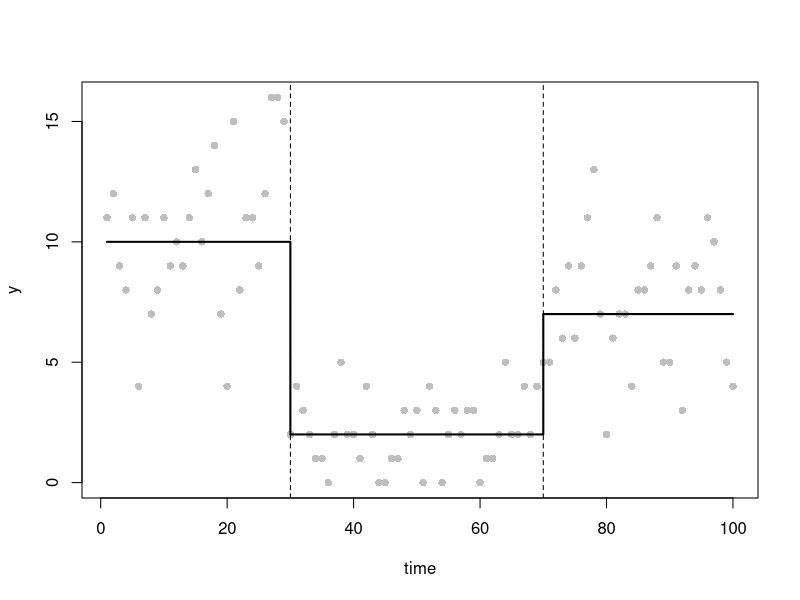
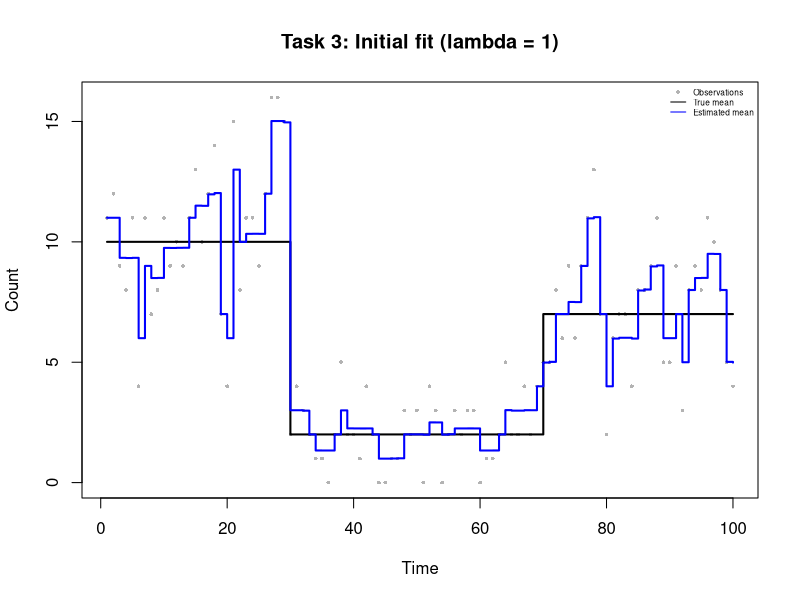
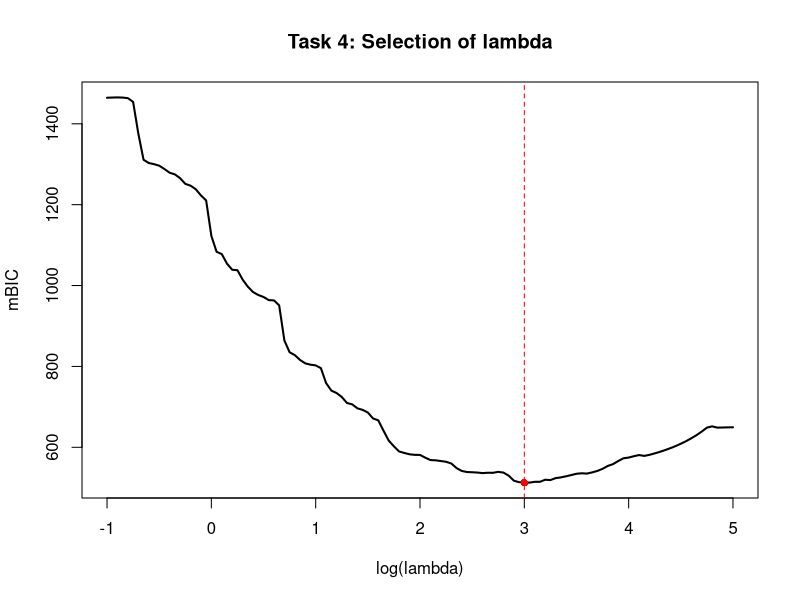
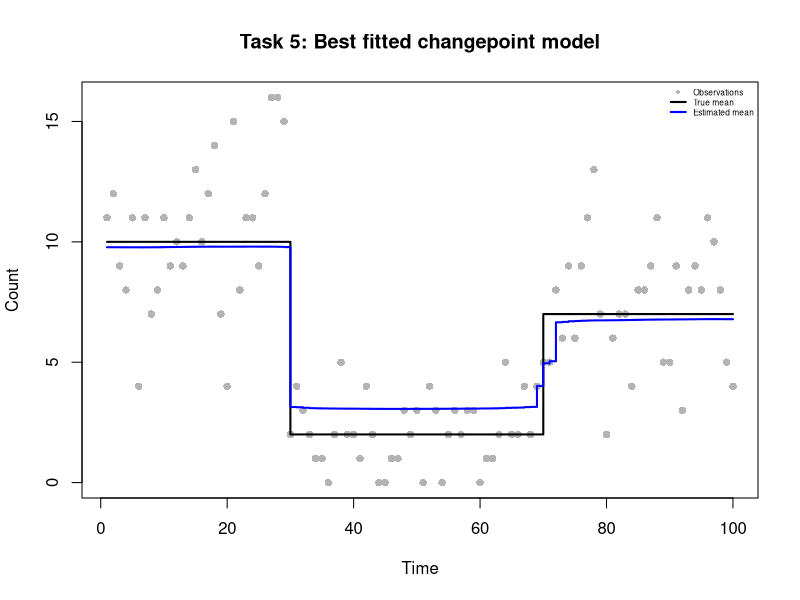
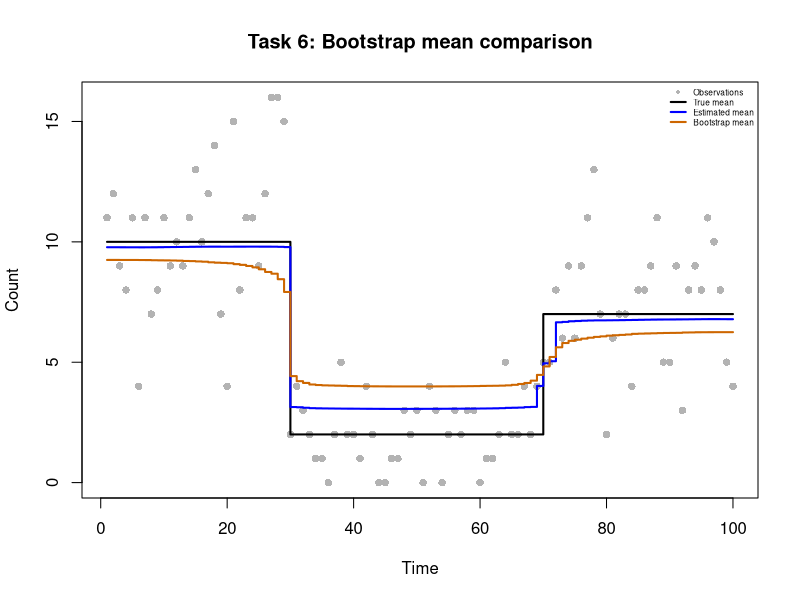
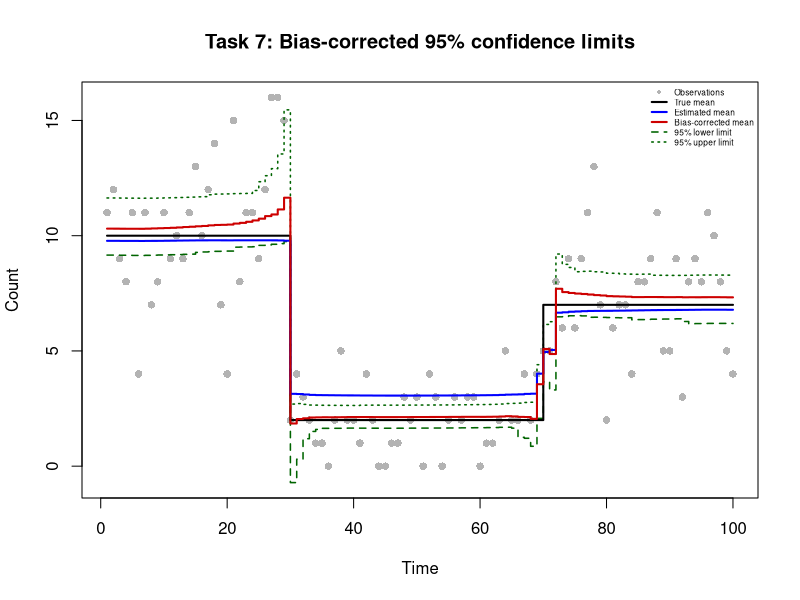

These figures' R source, in order:
# Practical 3: Poisson Changepoint Model
# GitHub repository: https://github.com/tttraveller/Extended-statistics-pratical_1-.git
#
# Group number: 36
# Group member contributions:
# Lianjie Wu(s2970562): Tasks 1-3
#   Data simulation, smoothed LASSO objective and derivatives,
#   finite-difference verification, and initial BFGS fitting.
# Sicheng Liang(s2956212): Tasks 4-5
#   mBIC-based penalty selection, optimal model refitting,
#   and changepoint estimation.
# Josie Zhuo(s2959889): Tasks 6-7
#   Parametric bootstrap, bias correction, confidence intervals,
#   and final visualisation.
# All members participated in code review, testing, and integration.

#Task 1: Simulate data from a poisson changepoint model
set.seed(12345)
n <- 100
time <- 1:n

tau_true <- c(1, 30, 70, n+1)  ## cpt positions (with tau_0 and tau_{m+1})
m_true <- length(tau_true)-2  ## number of cpts (m)
theta_true <- c(10, 2, 7)  ## segment parameters (theta_1, theta_2, theta_3)

mu_true <- numeric(n)  ## mean function

for(i in seq_along(theta_true))
  mu_true[tau_true[i]:(tau_true[i+1]-1)] <- theta_true[i]
y <- rpois(n, lambda = mu_true)  ## simulate data y

# plot the observations, true mean and changepoint locations
plot(time, y, pch = 16, col = "grey")
lines(mu_true, col="black", lwd=2, type ="s")
abline(v = tau_true[-c(1,length(tau_true))], lty="dashed")

#Task 2: Smoothed LASSO objective and its derivatives

# Compute the penalised negative Poisson log-likelihood
# The cumulative sum of beta gives the log-mean at each time point
# Only beta[2:n]is penalised, since beta[1] is the baseline
poission_lasso_objective <- function(beta, y, lambda = 1, eps = 1e-6) {
  eta <- cumsum(beta)
  mu <- exp(eta)
  neg_loglik <- sum(mu - y * eta + lgamma(y + 1))
  penalty <- lambda * sum(sqrt(beta[-1L]^2 + eps))
  neg_loglik + penalty
}

# Compute the gradient of the penalised objective
# Reverse cumulative sums compute the negative log-likelihood gradient
# The smoothed LASSO derivative is added for beta[2:n]
poission_lasso_grad <- function(beta, y, lambda = 1, eps = 1e-6) {
  mu <- exp(cumsum(beta))
  gradient <- rev(cumsum(rev(mu - y)))
  gradient[-1L] <- gradient[-1L] +
    lambda * beta[-1L] / sqrt(beta[-1L]^2 + eps)
  gradient
}

# Compute the Hessian matrix of the penalised objective
# Each likelihood entry sums mu from max(i,j) to n
poission_lasso_hess <- function(beta, y, lambda = 1, eps = 1e-6) {
  p <- length(beta)
  mu <- exp(cumsum(beta))
  tail_mu <- rev(cumsum(rev(mu)))
  max_index <- outer(seq_len(p), seq_len(p), FUN = pmax)
  H <- matrix(tail_mu[as.vector(max_index)], nrow = p, ncol = p)
  j <- seq.int(2L, p)
  H[cbind(j, j)] <- H[cbind(j, j)] +
    lambda * eps / (beta[j]^2 + eps)^(3 / 2)
  H
}

# Check the analytical derivatives using central finite differences
# Start from a constant-mean model with no initial changepoints
beta_start <- c(log(mean(y)), rep(0, n - 1L))

# Test the baseline and three selected change parameters
check_idx <- c(1L, 30L, 70L, 100L)
h <- 1e-6

# Approximate the gradient using difference in objective values
numeric_grad <- sapply(check_idx, function(j) {
  bp <- beta_start
  bm <- beta_start
  bp[j] <- bp[j] + h
  bm[j] <- bm[j] - h
  (poission_lasso_objective(bp, y) -
      poission_lasso_objective(bm, y)) / (2 * h)
})
analytic_grad <- poission_lasso_grad(beta_start, y)
grad_error <- max(abs(numeric_grad - analytic_grad[check_idx]))

# Approximate Hessian columns using differences in gradients
numeric_hess_cols <- sapply(check_idx, function(j) {
  bp <- beta_start
  bm <- beta_start
  bp[j] <- bp[j] + h
  bm[j] <- bm[j] - h
  (poission_lasso_grad(bp, y) - poission_lasso_grad(bm, y)) / (2 * h)
})
analytic_hess <- poission_lasso_hess(beta_start, y)
hess_error <- max(abs(numeric_hess_cols - analytic_hess[, check_idx]))

# Report the largest errors and stop if they exceed tolerance
cat("Finite-difference gradient max error:", grad_error, "\n")
cat("Finite-difference Hessian max error:", hess_error, "\n")
stopifnot(grad_error < 1e-3, hess_error < 1e-2)


# Task 3: Initial model fitting with lambda=1

# Fit the penalised Poisson model using BFGS
# If optimisation fails to converge, restart from the last estimate
# with an increased iteration limit
fit_poisson <- function(y, lambda, start) {
  fit <- optim(par = start,
               fn = poission_lasso_objective,
               gr = poission_lasso_grad,
               y = y, lambda = lambda, eps = 1e-6,
               method = "BFGS",
               control = list(maxit = 2000, reltol = 1e-9))
  if (fit$convergence != 0L) {
    fit <- optim(par = fit$par,
                 fn = poission_lasso_objective,
                 gr = poission_lasso_grad,
                 y = y, lambda = lambda, eps = 1e-6,
                 method = "BFGS",
                 control = list(maxit = 4000, reltol = 1e-9))
  }
  fit
}

# Fit the model with the initial penalty lambda=1
fit_initial <- fit_poisson(y, lambda = 1, start = beta_start)

# Check convergence and the remaining gradient magnitude
cat("Task 3 BFGS convergence code:", fit_initial$convergence, "\n")
cat("Task 3 maximum absolute gradient:",
    max(abs(poission_lasso_grad(fit_initial$par, y, lambda = 1))), "\n")
if (fit_initial$convergence != 0L) stop("Task 3 did not converge.")

# Recover the estimated mean from the fitted log-mean parameters
mu_initial <- exp(cumsum(fit_initial$par))

# Compare observations with the true and estimated mean functions
plot(
  time, y,
  pch = 16, col = "grey70",
  xlab = "Time", ylab = "Count",
  main = "Task 3: Initial fit (lambda = 1)",
  cex = 0.5
)

lines(time, mu_true, col = "black", lwd = 2, type = "s")
lines(time, mu_initial, col = "blue", lwd = 2, type = "s")

legend(
  "topright",
  legend = c("Observations", "True mean", "Estimated mean"),
  col = c("grey70", "black", "blue"),
  pch = c(16, NA, NA),
  lty = c(NA, 1, 1),
  cex = 0.5,
  bty = "n"
)


#Task 4: Penalty selection via grid search and mBIC

#generate the 121 lambda values
log_lambda_grid <- seq(-1, 5, by = 0.05)
lambda_grid <- exp(log_lambda_grid)
n_lambda <- length(lambda_grid)

# Store the results for each penalty value
mbic_values <- rep(NA_real_, n_lambda)
edf_values <- rep(NA_real_, n_lambda)
loglik_values <- rep(NA_real_, n_lambda)
convergence_codes <- rep(NA_integer_, n_lambda)

# Use warm starts to improve optimisation efficiency.
beta_current <- beta_start

for (i in seq_along(lambda_grid)) {
  lambda_current <- lambda_grid[i]
  # Fit the penalised Poisson model(by BFGS)
  fit <- fit_poisson(
    y = y,
    lambda = lambda_current,
    start = beta_current
  )
  
  # Record the convergence and skip unsuccessful fits
  convergence_codes[i] <- fit$convergence
  
  if (fit$convergence != 0L) {
    warning(paste("Optimisation failed at lambda =", lambda_current))
    next
  }
  
  # Extract the estimated parameters and update the parameters
  beta_hat <- fit$par
  beta_current <- beta_hat
  
  # Compute Hessians
  H_lambda <- poission_lasso_hess(
    beta_hat, y, lambda = lambda_current
  )
  
  H_0 <- poission_lasso_hess(
    beta_hat, y, lambda = 0
  )
  
  # Compute the effective degrees of freedom
  # Handle possible numerical failures when solving the Hessian system.
  edf <- tryCatch(
    #compute the trace(H_lambda^{-1} * H_0)
    sum(diag(solve(H_lambda, H_0))),
    error = function(e) {
      warning(paste("EDF calculation failed at lambda =", lambda_current))
      NA_real_
    }
  )
  
  if (!is.finite(edf)) next
  
  # Evaluate the unpenalised log-likelihood
  loglik <- -poission_lasso_objective(
    beta_hat, y, lambda = 0
  )
  
  # Compute the effective number of changepoints
  m_tilde <- edf - 1
  
  # Modified BIC
  mbic <- 3 * m_tilde * log(length(y)) - 2 * loglik
  
  # Results
  edf_values[i] <- edf
  loglik_values[i] <- loglik
  mbic_values[i] <- mbic
}
# Warn if any grid points failed to converge or produced invalid mBIC values
if (any(convergence_codes != 0L, na.rm = TRUE) ||
    any(!is.finite(mbic_values))) {
  warning("Some grid search results are invalid. Inspect Task 4.")
}

# Combine the results
q4_results <- data.frame(
  log_lambda = log_lambda_grid,
  lambda = lambda_grid,
  EDF = edf_values,
  mBIC = mbic_values,
  convergence = convergence_codes
)

# Check that valid results are available
valid_index <- which(is.finite(mbic_values))

if (length(valid_index) == 0L) {
  stop("No valid mBIC values were obtained.")
}

best_index <- valid_index[
  which.min(mbic_values[valid_index])
]

lambda_best <- lambda_grid[best_index]
log_lambda_best <- log_lambda_grid[best_index]
edf_best <- edf_values[best_index]
m_tilde_best <- edf_best - 1

# Display the selected model
cat("Best lambda:", lambda_best, "\n")
cat("Best log(lambda):", log_lambda_best, "\n")
cat("Minimum mBIC:", mbic_values[best_index], "\n")
cat("Effective degrees of freedom:", edf_best, "\n")
cat("Effective number of changepoints:", m_tilde_best, "\n")
cat("Number of invalid mBIC values:",
    sum(!is.finite(mbic_values)), "\n")
cat("Number of failed optimisations:",
    sum(convergence_codes != 0L, na.rm = TRUE), "\n")

# Plot mBIC against log(lambda)
plot(log_lambda_grid, mbic_values,
     type = "l",
     lwd = 2,
     xlab = "log(lambda)",
     ylab = "mBIC",
     main = "Task 4: Selection of lambda")

abline(v = log_lambda_best, col = "red", lty = 2)
points(log_lambda_best, mbic_values[best_index],
       col = "red", pch = 16)


#task5 Optimal model refitting and changepoint identification

# Refit the model
fit_best <- fit_poisson(
  y = y,
  lambda = lambda_best,
  start = beta_start
)

# Check the convergence
cat("Task 5 BFGS convergence code:", fit_best$convergence, "\n")

if (fit_best$convergence != 0L) {
  stop("Task 5 optimisation did not converge.")
}

# Extract the estimated parameters
beta_best <- fit_best$par

# Compute the estimated mean function
mu_best <- exp(cumsum(beta_best))

# Estimate the number of changepoints
m_hat <- floor(m_tilde_best)

# Identify the changepoints using the largest absolute coefficients
beta_changes <- abs(beta_best[-1L])

if (m_hat > 0L) {
  sorted_index <- order(beta_changes, decreasing = TRUE)
  tau_hat <- sort(sorted_index[seq_len(m_hat)] + 1L)
} else {
  tau_hat <- integer(0)
}

# Display the estimated changepoints
cat("Selected lambda:", lambda_best, "\n")
cat("Estimated number of changepoints:", m_hat, "\n")
cat("Estimated changepoint locations:", tau_hat, "\n")
cat("Task 5 maximum absolute gradient:",
    max(abs(poission_lasso_grad(beta_best, y, lambda = lambda_best))), "\n")

# Plot the observations, true mean and estimated mean
plot(time, y,
     pch = 16,
     col = "grey70",
     xlab = "Time",
     ylab = "Count",
     main = "Task 5: Best fitted changepoint model",
     )

lines(time, mu_true, col = "black", lwd = 2, type = "s")
lines(time, mu_best, col = "blue", lwd = 2, type = "s")

legend("topright",
       legend = c("Observations", "True mean", "Estimated mean"),
       col = c("grey70", "black", "blue"),
       pch = c(16, NA, NA),
       lty = c(NA, 1, 1),
       lwd = c(NA, 2, 2),
       cex = 0.5,
       bty = "n")


# Task 6: Parametric bootstrap and bias correction

# Use the selected penalty for all 200 bootstrap samples.
B <- 200L
n_obs <- length(y)

stopifnot(
  length(time) == n_obs,
  length(mu_true) == n_obs,
  length(mu_best) == n_obs,
  length(beta_best) == n_obs,
  all(is.finite(mu_best)), all(mu_best > 0),
  is.finite(lambda_best), lambda_best > 0
)

# Fix the seed and store each fitted bootstrap mean function.
set.seed(20261117)
mu_boot <- matrix(NA_real_, nrow = B, ncol = n_obs)
boot_convergence <- integer(B)

# Simulate Poisson data and refit with the selected penalty.
boot_elapsed <- system.time({
  for (b in seq_len(B)) {
    y_sim <- rpois(n_obs, lambda = mu_best)
    fit_sim <- fit_poisson(y_sim, lambda = lambda_best,
                           start = beta_best)
    
    # Verify convergence before accepting the fitted mean.
    boot_convergence[b] <- fit_sim$convergence
    if (fit_sim$convergence != 0L) {
      stop(sprintf("Task 6: bootstrap fit %d did not converge.", b))
    }
    
    mu_sim <- exp(cumsum(fit_sim$par))
    if (any(!is.finite(mu_sim)) || any(mu_sim <= 0)) {
      stop(sprintf("Task 6: invalid fitted mean for sample %d.", b))
    }
    mu_boot[b, ] <- mu_sim
  }
})[["elapsed"]]


# Estimate the bootstrap mean and correct its pointwise bias.
mu_bar <- colMeans(mu_boot)
bootstrap_bias <- mu_bar - mu_best
mu_bc <- mu_best - bootstrap_bias

# Reflect the 95% percentile limits around the original estimate.
percentile_limits <- apply(mu_boot, 2L, quantile,
                           probs = c(0.025, 0.975), names = FALSE)
q_L <- percentile_limits[1L, ]
q_U <- percentile_limits[2L, ]
q_L_bc <- 2 * mu_best - q_U
q_U_bc <- 2 * mu_best - q_L

stopifnot(all(is.finite(mu_bc)), all(is.finite(q_L_bc)),
          all(is.finite(q_U_bc)), all(q_L_bc <= q_U_bc))

cat("Task 6 completed bootstrap fits:",
    sum(boot_convergence == 0L), "of", B, "\n")
# Compare observed counts and the three mean functions.
plot(time, y, pch = 16, col = "grey70",
     ylim = range(c(0, y, mu_true, mu_best, mu_bar)),
     xlab = "Time", ylab = "Count",
     main = "Task 6: Bootstrap mean comparison")
lines(time, mu_true, col = "black", lwd = 2, type = "s")
lines(time, mu_best, col = "blue", lwd = 2, type = "s")
lines(time, mu_bar, col = "darkorange3", lwd = 2, type = "s")
legend("topright",
       legend = c("Observations", "True mean", "Estimated mean",
                  "Bootstrap mean"),
       col = c("grey70", "black", "blue", "darkorange3"),
       pch = c(16, NA, NA, NA),
       lty = c(NA, 1, 1, 1),
       lwd = c(NA, 2, 2, 2),
       cex = 0.5, bty = "n")


# Task 7: Final plot with bias-corrected confidence limits

# Report negative basic-bootstrap limits without altering them.
negative_lower_idx <- which(q_L_bc < 0)
if (length(negative_lower_idx) > 0L) {
  cat("Task 7: negative corrected lower limits at time points:",
      paste(time[negative_lower_idx], collapse = ", "), "\n")
}

# Include all plotted series when choosing the vertical range.
final_ylim <- range(c(0, y, mu_true, mu_best, mu_bc,
                      q_L_bc, q_U_bc))

plot(time, y, pch = 16, col = "grey70", ylim = final_ylim,
     xlab = "Time", ylab = "Count",
     main = "Task 7: Bias-corrected 95% confidence limits")
# Give the lower and upper confidence limits distinct line types.
lines(time, q_L_bc, col = "darkgreen", lwd = 1.5,
      lty = 2, type = "s")
lines(time, q_U_bc, col = "darkgreen", lwd = 1.5,
      lty = 3, type = "s")
lines(time, mu_true, col = "black", lwd = 2, type = "s")
lines(time, mu_best, col = "blue", lwd = 2, type = "s")
lines(time, mu_bc, col = "red3", lwd = 2, type = "s")
legend("topright",
       legend = c("Observations", "True mean", "Estimated mean",
                  "Bias-corrected mean", "95% lower limit",
                  "95% upper limit"),
       col = c("grey70", "black", "blue", "red3",
               "darkgreen", "darkgreen"),
       pch = c(16, NA, NA, NA, NA, NA),
       lty = c(NA, 1, 1, 1, 2, 3),
       lwd = c(NA, 2, 2, 2, 1.5, 1.5),
       cex = 0.5, bty = "n")
